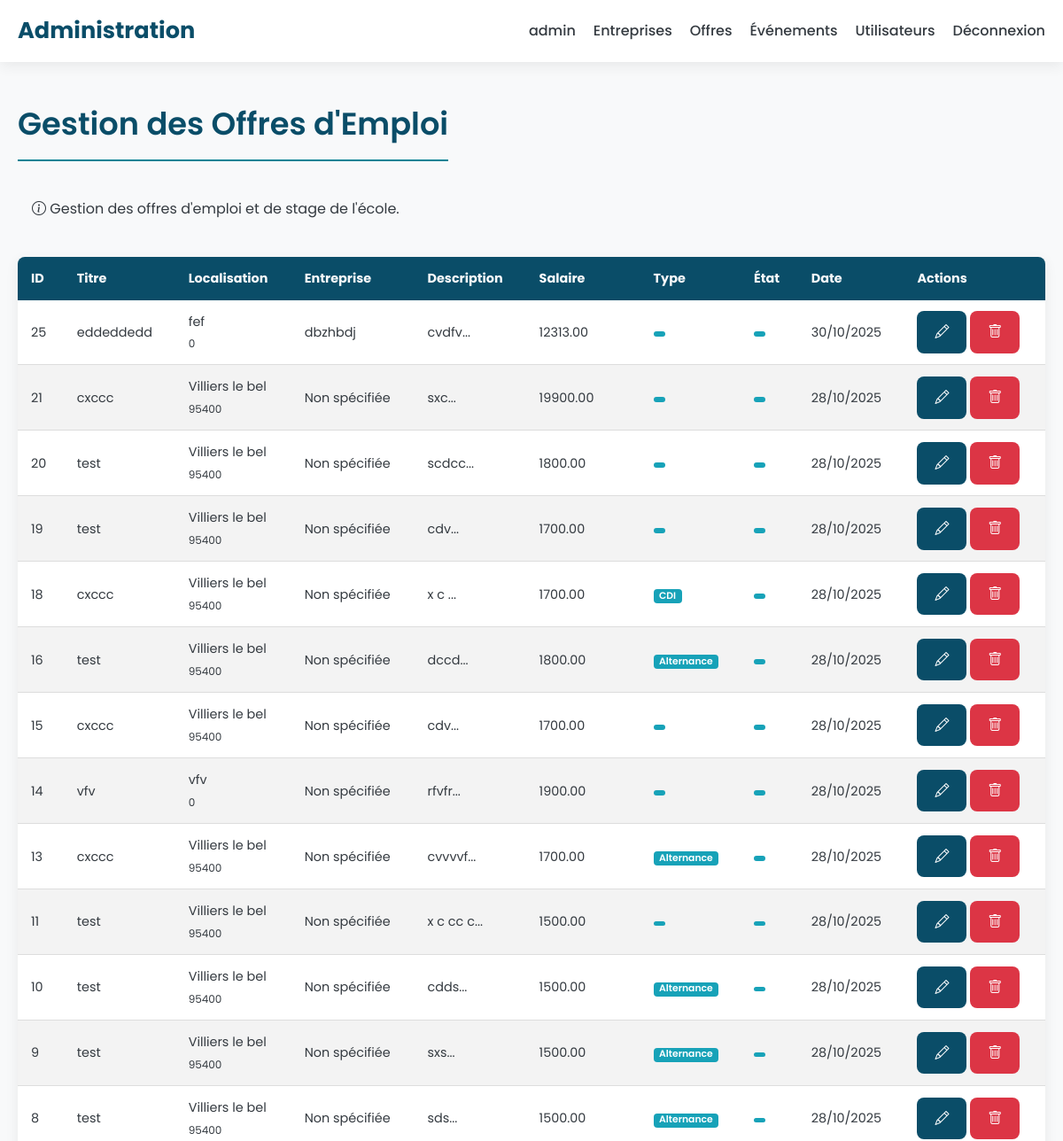
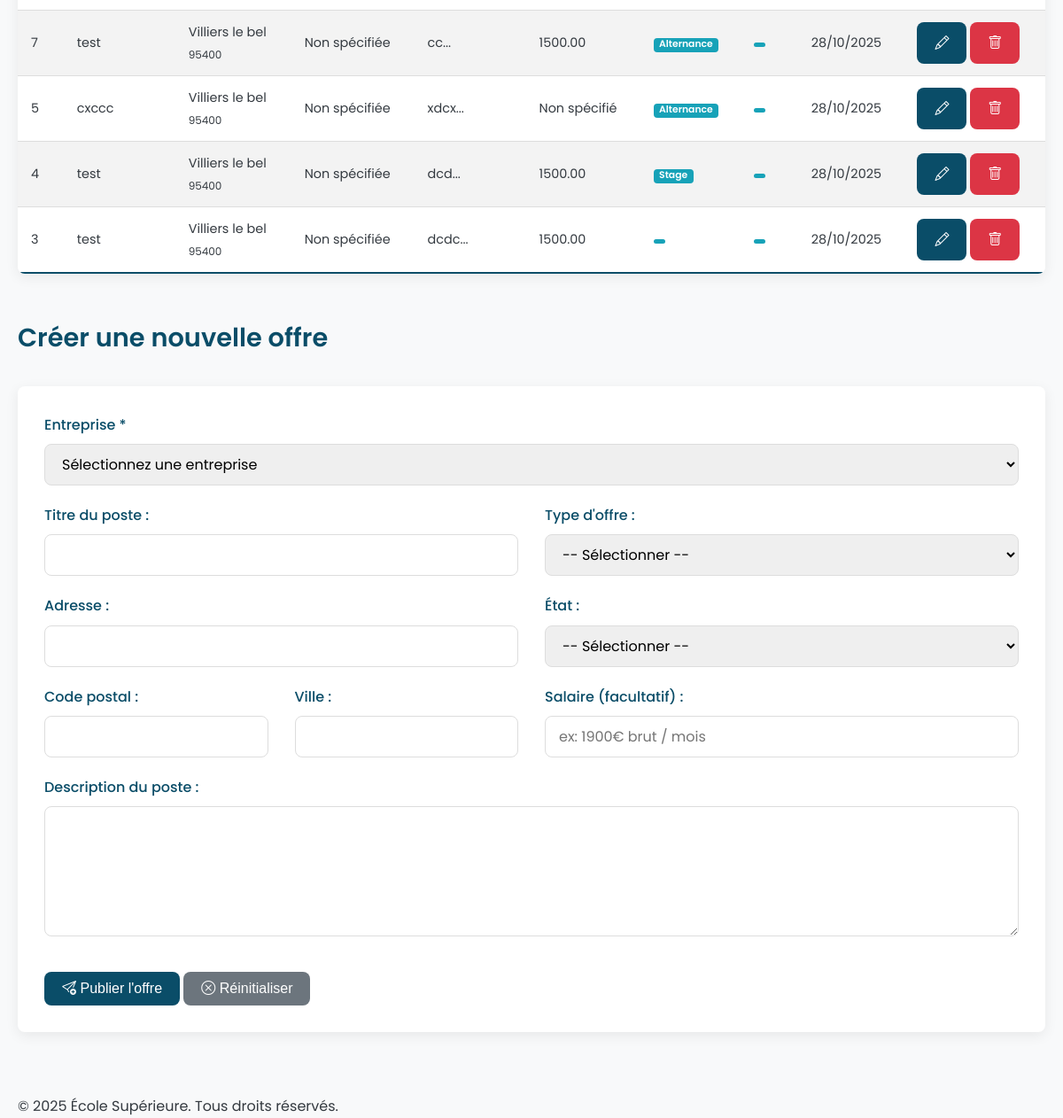
The page /vue/adminOffre.php on the database its author committed (2 pictures, top to bottom).
### tables this page shows
CREATE TABLE IF NOT EXISTS `offre` (
  `id_offre` int UNSIGNED NOT NULL AUTO_INCREMENT,
  `titre` varchar(50) NOT NULL,
  `rue` varchar(50) NOT NULL,
  `cp` int NOT NULL,
  `ville` varchar(50) NOT NULL,
  `description` varchar(255) NOT NULL,
  `salaire` decimal(10,2) DEFAULT NULL,
  `type_offre` enum('CDI','CDD','Stage','Alternance','Autre') DEFAULT NULL,
  `date_creation` timestamp NULL DEFAULT CURRENT_TIMESTAMP,
  `etat` enum('ouvert','ferme','brouillon') DEFAULT 'ouvert',
  `ref_entreprise` int UNSIGNED DEFAULT NULL,
  PRIMARY KEY (`id_offre`),
  KEY `ref_entreprise` (`ref_entreprise`)
);

CREATE TABLE IF NOT EXISTS `entreprise` (
  `id_entreprise` int UNSIGNED NOT NULL AUTO_INCREMENT,
  `nom` varchar(150) NOT NULL,
  `adresse` varchar(255) DEFAULT NULL,
  `site_web` varchar(190) DEFAULT NULL,
  `motif_partenariat` varchar(255) NOT NULL,
  `date_inscription` date NOT NULL,
  `ref_offre` int UNSIGNED DEFAULT NULL,
  PRIMARY KEY (`id_entreprise`)
);

### src/repository/OffreRepo.php (called while the page is built, shortened)
<?php
require_once __DIR__ . '/../modele/offre.php';
class OffreRepo
{
    public function listeOffre() {
        $bdd = new Bdd();
        $database = $bdd->getBdd();
        $req = $database->query('
            SELECT o.*, e.nom as entreprise_nom
            FROM offre o
            LEFT JOIN entreprise e ON o.ref_entreprise = e.id_entreprise
            WHERE o.etat NOT IN ("ferme", "brouillon")
            ORDER BY o.date_creation DESC
        ');
        $rows = $req->fetchAll(\PDO::FETCH_ASSOC);
        $offres = [];
        foreach ($rows as $row) {
            if (isset($row['id_offre'])) {
                $row['idOffre'] = $row['id_offre'];
                unset($row['id_offre']);
            }
            $offre = new offre($row);
            if (isset($row['entreprise_nom'])) {
                $offre->entreprise_nom = $row['entreprise_nom'];
            }
            $offres[] = $offre;
        }
        return $offres;
    }
}

### src/modele/Offre.php (called while the page is built, shortened)
<?php
class offre
{
    private $idOffre;
    private $titre;
    private $cp;
    private $ville;
    private $description;
    private $salaire;
    private $typeOffre;
    private $etat;
    private $dateCreation;
    public function hydrate(array $data)
    {
        foreach ($data as $key => $value) {
            switch ($key) {
                case 'type_offre':     $key = 'typeOffre'; break;
                case 'date_creation':  $key = 'dateCreation'; break;
                case 'ref_entreprise': $key = 'refEntreprise'; break;
            }
            $method = 'set' . ucfirst($key);
        }
    }
    public function getIdOffre()        { return $this->idOffre; }
    public function setIdOffre($id)     { $this->idOffre = (int)$id; }
    public function getTitre()          { return $this->titre; }
    public function setTitre($titre)    { $this->titre = $titre; }
    public function getCp()             { return $this->cp; }
    public function setCp($cp)          { $this->cp = $cp; }
    public function getVille()          { return $this->ville; }
    public function setVille($ville)    { $this->ville = $ville; }
    public function getDescription()    { return $this->description; }
    public function setDescription($desc) { $this->description = $desc; }
    public function getSalaire()        { return $this->salaire; }
    public function setSalaire($salaire) { $this->salaire = $salaire; }
    public function getTypeOffre()      { return $this->typeOffre; }
    public function setTypeOffre($type) { $this->typeOffre = $type; }
    public function getEtat()           { return $this->etat; }
    public function setEtat($etat)      { $this->etat = $etat; }
    public function getDateCreation()   { return $this->dateCreation; }
    public function setDateCreation($date) { $this->dateCreation = $date; }
}

### vue/adminOffre.php (the view, shortened to what this page needs)
<?php
require_once __DIR__ . '/../src/repository/OffreRepo.php';
require_once __DIR__ . '/../src/modele/offre.php';
$offreRepo = new OffreRepo();
$offres = $offreRepo->listeOffre();
?>
<!DOCTYPE html>
<html lang="fr">
<head>
    <link rel="stylesheet" href="https://cdn.jsdelivr.net/npm/bootstrap-icons@1.10.0/font/bootstrap-icons.css">
    <link rel="stylesheet" href="css/admin-style.css">
</head>
<body>
<header>
    <div class="container">
        <a href="#" class="logo">Administration</a>
        <nav>
            <ul>
                <li><a href="admin.php">admin</a></li>
                <li><a href="adminEntreprise.php">Entreprises</a></li>
                <li><a class="active" href="adminOffre.php">Offres</a></li>
                <li><a href="adminEvent.php">Événements</a></li>
                <li><a href="adminUser.php">Utilisateurs</a></li>
                <li><a href="?deconnexion=1">Déconnexion</a></li>
            </ul>
        </nav>
    </div>
</header>
<main class="main-content">
    <div class="container">
        <h1>Gestion des Offres d'Emploi</h1>
        <div class="alert alert-info">
            <i class="bi bi-info-circle"></i> Gestion des offres d'emploi et de stage de l'école.
        </div>
        <div class="table-responsive">
            <table>
                <thead>
                <tr>
                    <th>ID</th>
                    <th>Titre</th>
                    <th>Localisation</th>
                    <th>Entreprise</th>
                    <th>Description</th>
                    <th>Salaire</th>
                    <th>Type</th>
                    <th>État</th>
                    <th>Date</th>
                    <th>Actions</th>
                </tr>
                </thead>
                <tbody>
                <?php foreach($offres as $offre):
                    $etatClass = '';
                    switch($offre->getEtat()) {
                        default:
                            $etatClass = 'badge-info';
                    }
                ?>
                    <tr>
                        <td><?= $offre->getIdOffre() ?></td>
                        <td><?= htmlspecialchars($offre->getTitre()) ?></td>
                        <td>
                            <div><?= htmlspecialchars($offre->getVille()) ?></div>
                            <small class="text-muted"><?= htmlspecialchars($offre->getCp()) ?></small>
                        </td>
                        <td>
                            <?php if (!empty($offre->entreprise_nom)): ?>
                                <?= htmlspecialchars($offre->entreprise_nom) ?>
                            <?php else: ?>
                                <span class="text-muted">Non spécifiée</span>
                            <?php endif; ?>
                        </td>
                        <td class="description-cell" title="<?= htmlspecialchars($offre->getDescription()) ?>">
                            <?= htmlspecialchars(substr($offre->getDescription(), 0, 50)) ?>...
                        </td>
                        <td>
                            <?php
                            $sal = $offre->getSalaire();
                            echo ($sal !== null && $sal !== '') ? htmlspecialchars($sal) : '<span class="text-muted">Non spécifié</span>';
                            ?>
                        </td>
                        <td>
                            <span class="badge badge-info"><?= htmlspecialchars($offre->getTypeOffre()) ?></span>
                        </td>
                        <td>
                            <span class="badge <?= $etatClass ?>">
                            </span>
                        </td>
                        <td><?= date('d/m/Y', strtotime($offre->getDateCreation())) ?></td>
                        <td class="actions">
                            <a href="modifOffre.php?id=<?= $offre->getIdOffre() ?>" class="btn btn-sm btn-primary" title="Modifier">
                                <i class="bi bi-pencil"></i>
                            </a>
                            <a href="suppOffre.php?id=<?= $offre->getIdOffre() ?>"
                               class="btn btn-sm btn-danger"
                               title="Supprimer"
                               onclick="return confirm('Voulez-vous vraiment supprimer cette offre ?')">
                                <i class="bi bi-trash"></i>
                            </a>
                        </td>
                    </tr>
                <?php endforeach; ?>
                </tbody>
            </table>
        <section class="mt-5">
            <h2>Créer une nouvelle offre</h2>
        <form method="post" class="form-container">
            <div class="form-group">
                <label for="ref_entreprise">Entreprise *</label>
                <select id="ref_entreprise" name="ref_entreprise" class="form-control" required>
                    <option value="">Sélectionnez une entreprise</option>
                </select>
            </div>
            <div class="row">
                <div class="col">
                    <div class="form-group">
                        <label for="titre">Titre du poste :</label>
                        <input type="text" id="titre" name="titre" class="form-control" required>
                        </div>
                        <div class="form-group">
                            <label for="rue">Adresse :</label>
                            <input type="text" id="rue" name="rue" class="form-control" required>
                        </div>
                        <div class="row">
                            <div class="col">
                                <div class="form-group">
                                    <label for="cp">Code postal :</label>
                                    <input type="text" id="cp" name="cp" class="form-control" required>
                                </div>
                            </div>
                            <div class="col">
                                <div class="form-group">
                                    <label for="ville">Ville :</label>
                                    <input type="text" id="ville" name="ville" class="form-control" required>
                                </div>
                            </div>
                        </div>
                    </div>
                    <div class="col">
                        <div class="form-group">
                            <label for="type_offre">Type d'offre :</label>
                            <select id="type_offre" name="type_offre" class="form-control" required>
                                <option value="">-- Sélectionner --</option>
                            </select>
                        </div>
                        <div class="form-group">
                            <label for="etat">État :</label>
                            <select id="etat" name="etat" class="form-control" required>
                                <option value="">-- Sélectionner --</option>
                            </select>
                        </div>
                        <div class="form-group">
                            <label for="salaire">Salaire (facultatif) :</label>
                            <input type="text" id="salaire" name="salaire" class="form-control"
                                   placeholder="ex: 1900€ brut / mois">
                        </div>
                    </div>
                </div>
                <div class="form-group">
                    <label for="description">Description du poste :</label>
                    <textarea id="description" name="description" class="form-control" rows="5" required></textarea>
                </div>
                <div class="form-actions mt-4">
                    <button type="submit" class="btn btn-primary">
                        <i class="bi bi-send-plus"></i> Publier l'offre
                    </button>
                    <button type="reset" class="btn btn-secondary">
                        <i class="bi bi-x-circle"></i> Réinitialiser
                    </button>
                </div>
            </form>
        </section>
    </div>
</main>
<footer>
    <div class="container">
        <p>&copy; <?= date('Y') ?> École Supérieure. Tous droits réservés.</p>
    </div>
</footer>
</body>
</html>

### vue/css/admin-style.css (style rules this page uses)
:root { --primary-color: #0A4D68; --secondary-color: #088395; --accent-color: #F39C12; --background-color: #f8f9fa; --surface-color: #ffffff; --text-color: #343a40; --light-text-color: #f8f9fa; --shadow: 0 4px 15px rgba(0, 0, 0, 0.07); --border-radius: 8px; --danger-color: #dc3545; --success-color: #28a745; }
* { margin: 0; padding: 0; box-sizing: border-box; }
body { font-family: 'Poppins', sans-serif; background-color: var(--background-color); color: var(--text-color); line-height: 1.7; }
.container { max-width: 1200px; margin: 0 auto; padding: 0 20px; }
header { background: var(--surface-color); box-shadow: var(--shadow); position: sticky; top: 0; z-index: 1000; }
header .container { display: flex; justify-content: space-between; align-items: center; height: 70px; }
.logo { font-size: 1.6rem; font-weight: 700; color: var(--primary-color); text-decoration: none; }
nav ul { list-style: none; display: flex; align-items: center; gap: 20px; padding-left: 0; margin: 0; }
nav ul li a { text-decoration: none; color: var(--text-color); font-weight: 500; position: relative; padding: 5px 0; transition: color 0.3s ease; }
nav ul li a::after { content: ''; position: absolute; width: 0; height: 2px; bottom: 0; left: 0; background-color: var(--secondary-color); transition: width 0.3s ease; }
.main-content { padding: 40px 0; }
h1, h2, h3, h4, h5, h6 { color: var(--primary-color); margin-bottom: 1.5rem; font-weight: 600; }
h1 { font-size: 2.2rem; border-bottom: 2px solid var(--secondary-color); padding-bottom: 10px; display: inline-block; }
h2 { font-size: 1.8rem; margin-top: 2.5rem; }
table { width: 100%; border-collapse: collapse; margin: 25px 0; font-size: 0.9em; box-shadow: var(--shadow); border-radius: var(--border-radius); overflow: hidden; }
thead tr { background-color: var(--primary-color); color: var(--light-text-color); text-align: left; font-weight: 600; }
th, td { padding: 12px 15px; }
tbody tr { border-bottom: 1px solid #dddddd; background-color: var(--surface-color); transition: background-color 0.2s; }
tbody tr:nth-of-type(even) { background-color: #f3f3f3; }
tbody tr:last-of-type { border-bottom: 2px solid var(--primary-color); }
form { background: var(--surface-color); padding: 30px; border-radius: var(--border-radius); box-shadow: var(--shadow); margin: 30px 0; }
.form-group { margin-bottom: 20px; }
label { display: block; margin-bottom: 8px; font-weight: 500; color: var(--primary-color); }
input[type="text"], input[type="email"], input[type="password"], input[type="url"], input[type="date"], input[type="datetime-local"], input[type="number"], select, textarea { width: 100%; padding: 10px 15px; border: 1px solid #ddd; border-radius: var(--border-radius); font-family: 'Poppins', sans-serif; font-size: 1rem; transition: border-color 0.3s, box-shadow 0.3s; }
textarea { min-height: 100px; resize: vertical; }
.btn { display: inline-block; background-color: var(--primary-color); color: white; padding: 10px 20px; border: none; border-radius: var(--border-radius); cursor: pointer; font-size: 1rem; font-weight: 500; text-align: center; text-decoration: none; transition: all 0.3s ease; }
.btn-secondary { background-color: #6c757d; }
.btn-danger { background-color: var(--danger-color); }
a { color: var(--secondary-color); text-decoration: none; transition: color 0.3s ease; }
.alert { padding: 15px; margin-bottom: 20px; border: 1px solid transparent; border-radius: var(--border-radius); }
.row { display: flex; flex-wrap: wrap; margin: 0 -15px; }
.col { flex: 1 0 0%; padding: 0 15px; }
.mt-4 { margin-top: 2rem; }
.mt-5 { margin-top: 3rem; }

### vue/adminOffre.php (style rules this page uses)
.badge { display: inline-block; padding: 0.25em 0.6em; font-size: 0.75em; font-weight: 600; line-height: 1; text-align: center; white-space: nowrap; vertical-align: baseline; border-radius: 0.25rem; }
.badge-info { background-color: #17a2b8; color: white; }
.description-cell { max-width: 200px; white-space: nowrap; overflow: hidden; text-overflow: ellipsis; cursor: help; position: relative; }

### rows shown on the page
offre: id_offre "25", titre "eddeddedd", ville "fef", cp "0", ref_entreprise.nom "dbzhbdj", description "cvdfv", salaire "12313.00", date_creation "30/10/2025"
offre: id_offre "21", titre "cxccc", ville "Villiers le bel", cp "95400", shows "Non spécifiée", description "sxc", salaire "19900.00", date_creation "28/10/2025"
offre: id_offre "20", titre "test", ville "Villiers le bel", cp "95400", shows "Non spécifiée", description "scdcc", salaire "1800.00", date_creation "28/10/2025"
offre: id_offre "19", titre "test", ville "Villiers le bel", cp "95400", shows "Non spécifiée", description "cdv", salaire "1700.00", date_creation "28/10/2025"
offre: id_offre "18", titre "cxccc", ville "Villiers le bel", cp "95400", shows "Non spécifiée", description "x c", salaire "1700.00", type_offre "CDI", date_creation "28/10/2025"
offre: id_offre "16", titre "test", ville "Villiers le bel", cp "95400", shows "Non spécifiée", description "dccd", salaire "1800.00", type_offre "Alternance", date_creation "28/10/2025"
offre: id_offre "15", titre "cxccc", ville "Villiers le bel", cp "95400", shows "Non spécifiée", description "cdv", salaire "1700.00", date_creation "28/10/2025"
offre: id_offre "14", titre "vfv", ville "vfv", cp "0", shows "Non spécifiée", description "rfvfr", salaire "1900.00", date_creation "28/10/2025"
offre: id_offre "13", titre "cxccc", ville "Villiers le bel", cp "95400", shows "Non spécifiée", description "cvvvvf", salaire "1700.00", type_offre "Alternance", date_creation "28/10/2025"
offre: id_offre "11", titre "test", ville "Villiers le bel", cp "95400", shows "Non spécifiée", description "x c cc c", salaire "1500.00", date_creation "28/10/2025"
offre: id_offre "10", titre "test", ville "Villiers le bel", cp "95400", shows "Non spécifiée", description "cdds", salaire "1500.00", type_offre "Alternance", date_creation "28/10/2025"
offre: id_offre "9", titre "test", ville "Villiers le bel", cp "95400", shows "Non spécifiée", description "sxs", salaire "1500.00", type_offre "Alternance", date_creation "28/10/2025"
offre: id_offre "8", titre "test", ville "Villiers le bel", cp "95400", shows "Non spécifiée", description "sds", salaire "1500.00", type_offre "Alternance", date_creation "28/10/2025"
offre: id_offre "7", titre "test", ville "Villiers le bel", cp "95400", shows "Non spécifiée", description "cc", salaire "1500.00", type_offre "Alternance", date_creation "28/10/2025"
offre: id_offre "5", titre "cxccc", ville "Villiers le bel", cp "95400", shows "Non spécifiée", description "xdcx", type_offre "Alternance", date_creation "28/10/2025"
offre: id_offre "4", titre "test", ville "Villiers le bel", cp "95400", shows "Non spécifiée", description "dcd", salaire "1500.00", type_offre "Stage", date_creation "28/10/2025"
offre: id_offre "3", titre "test", ville "Villiers le bel", cp "95400", shows "Non spécifiée", description "dcdc", salaire "1500.00", date_creation "28/10/2025"
